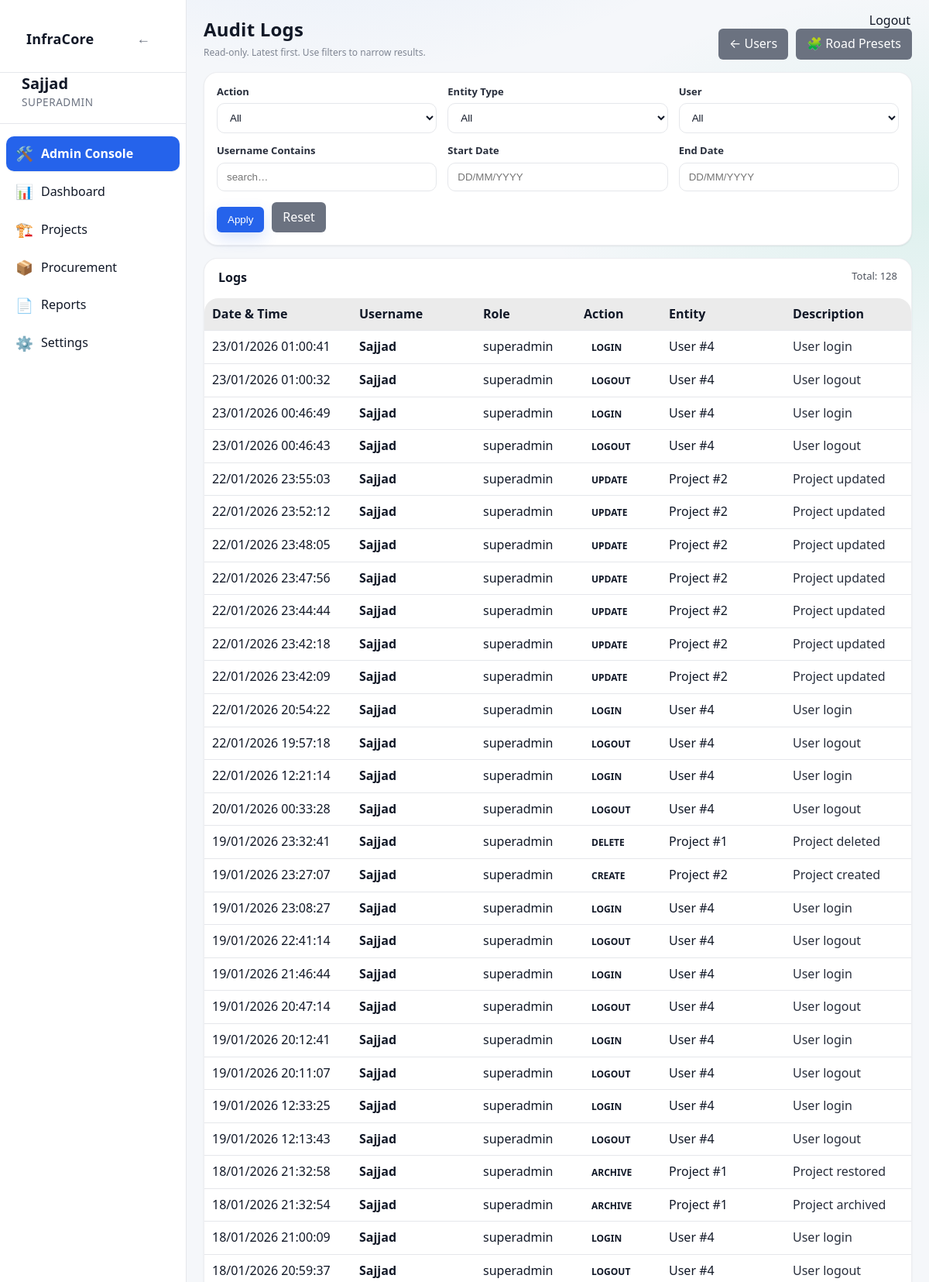
The page /admin/logs (signed in, upper part) on the database its author committed.
### app/models/activity_log.py (models this page shows)
class ActivityLog(Base):
    __tablename__ = "activity_logs"
    __table_args__ = (
        Index("ix_activity_logs_created_at", "created_at"),
        Index("ix_activity_logs_user_id", "user_id"),
    )
    id = Column(Integer, primary_key=True, index=True)
    user_id = Column(Integer, ForeignKey("users.id"), nullable=True)
    username = Column(String(150), nullable=False)
    role = Column(String(50), nullable=True)
    action = Column(String(20), nullable=False)  # CREATE, UPDATE, DELETE, ARCHIVE, LOGIN, LOGOUT
    entity_type = Column(String(50), nullable=True)  # Project, Activity, Material, User, Execution
    entity_id = Column(Integer, nullable=True)
    description = Column(Text, nullable=True)
    old_value = Column(Text, nullable=True)  # JSON string
    new_value = Column(Text, nullable=True)  # JSON string
    ip_address = Column(String(64), nullable=True)
    created_at = Column(DateTime, default=datetime.utcnow, nullable=False)
    details = Column(String, nullable=True)
    timestamp = Column(DateTime, default=datetime.utcnow)

### app/routes/admin.py (the view)
@router.get("/logs", response_class=HTMLResponse)
def audit_logs_page(
    request: Request,
    page: int = 1,
    action: str | None = None,
    entity_type: str | None = None,
    user_id: Optional[str] = Query(None),
    username: str | None = None,
    start_date: str | None = None,
    end_date: str | None = None,
    db: Session = Depends(get_db),
):
    if user_id in (None, ""):
        user_id_int = None
    else:
        try:
            user_id_int = int(user_id)
        except Exception:
            user_id_int = None
    admin = admin_guard(request)
    if not admin:
        return RedirectResponse("/dashboard", status_code=302)
    page_size = 50
    page = max(page, 1)
    q = db.query(ActivityLog)
    if action:
        q = q.filter(ActivityLog.action == action)
    if entity_type:
        q = q.filter(ActivityLog.entity_type == entity_type)
    if user_id_int is not None:
        q = q.filter(ActivityLog.user_id == user_id_int)
    if username:
        q = q.filter(ActivityLog.username.ilike(f"%{username.strip()}%"))
    def _parse_d(s: str | None) -> date | None:
        if not s:
            return None
        try:
            return parse_date_ddmmyyyy_or_iso(str(s))
        except Exception:
            return None
    sd = _parse_d(start_date)
    ed = _parse_d(end_date)
    if sd:
        q = q.filter(ActivityLog.created_at >= datetime.combine(sd, time.min))
    if ed:
        q = q.filter(ActivityLog.created_at <= datetime.combine(ed, time.max))
    total = q.count()
    logs = (
        q.order_by(ActivityLog.created_at.desc())
        .offset((page - 1) * page_size)
        .limit(page_size)
        .all()
    )
    actions = [r[0] for r in db.query(ActivityLog.action).distinct().order_by(ActivityLog.action).all() if r and r[0]]
    entity_types = [r[0] for r in db.query(ActivityLog.entity_type).distinct().order_by(ActivityLog.entity_type).all() if r and r[0]]
    users = (
        db.query(ActivityLog.user_id, ActivityLog.username)
        .filter(ActivityLog.user_id.isnot(None))
        .distinct()
        .order_by(ActivityLog.username.asc())
        .all()
    )
    return templates.TemplateResponse(
        "admin/logs.html",
        {
            "request": request,
            "user": admin,
            "logs": logs,
            "page": page,
            "page_size": page_size,
            "total": total,
            "actions": actions,
            "entity_types": entity_types,
            "users": users,
            "filters": {
                "action": action or "",
                "entity_type": entity_type or "",
                "user_id": user_id if user_id is not None else "",
                "username": username or "",
                "start_date": start_date or "",
                "end_date": end_date or "",
            },
        },
    )

### app/templates/admin/logs.html (shortened to what this page needs)
{% extends "base.html" %}
{% block content %}
<div class="page-header" style="display:flex;justify-content:space-between;align-items:flex-end;gap:12px;flex-wrap:wrap;margin-bottom:16px">
    <div>
        <h1 class="page-title" style="margin-bottom:6px">Audit Logs</h1>
        <div class="help-text">Read-only. Latest first. Use filters to narrow results.</div>
    </div>
    <div style="display:flex;gap:10px;flex-wrap:wrap">
        <a href="/admin/users" class="btn-secondary" style="text-decoration:none">← Users</a>
        <a href="/admin/presets/road" class="btn-secondary" style="text-decoration:none">🧩 Road Presets</a>
    </div>
</div>
<div class="card" style="padding:16px;margin-bottom:16px">
    <form method="get" action="/admin/logs" class="form-grid">
        <div class="form-group">
            <label>Action</label>
            <select name="action">
                <option value="">All</option>
            </select>
        </div>
        <div class="form-group">
            <label>Entity Type</label>
            <select name="entity_type">
                <option value="">All</option>
            </select>
        </div>
        <div class="form-group">
            <label>User</label>
            <select name="user_id">
                <option value="">All</option>
            </select>
        </div>
        <div class="form-group">
            <label>Username Contains</label>
            <input type="text" name="username" value="{{ filters.username }}" placeholder="search…">
        </div>
        <div class="form-group">
            <label>Start Date</label>
            <input type="text" name="start_date" value="{{ filters.start_date|ddmmyyyy }}" placeholder="DD/MM/YYYY" inputmode="numeric" pattern="[0-9]{2}/[0-9]{2}/[0-9]{4}">
        </div>
        <div class="form-group">
            <label>End Date</label>
            <input type="text" name="end_date" value="{{ filters.end_date|ddmmyyyy }}" placeholder="DD/MM/YYYY" inputmode="numeric" pattern="[0-9]{2}/[0-9]{2}/[0-9]{4}">
        </div>
        <div class="form-group" style="display:flex;align-items:flex-end;gap:10px">
            <button class="btn-primary" type="submit">Apply</button>
            <a class="btn-secondary" href="/admin/logs" style="text-decoration:none">Reset</a>
        </div>
    </form>
</div>
<div class="card" style="padding:0">
    <div style="padding:14px 18px;border-bottom:1px solid rgba(255,255,255,0.08);display:flex;justify-content:space-between;gap:12px;flex-wrap:wrap">
        <strong>Logs</strong>
        <span style="opacity:0.75;font-size:13px">
            Total: {{ total }}
        </span>
    </div>
    <table class="table" style="margin:0">
        <thead>
            <tr style="background:rgba(255,255,255,0.04)">
                <th style="width:170px">Date &amp; Time</th>
                <th style="width:140px">Username</th>
                <th style="width:110px">Role</th>
                <th style="width:90px">Action</th>
                <th style="width:140px">Entity</th>
                <th>Description</th>
            </tr>
        </thead>
        <tbody>
            {% if logs and logs|length > 0 %}
                {% for l in logs %}
                    <tr style="border-bottom:1px solid rgba(255,255,255,0.05)">
                        <td style="white-space:nowrap">{{ l.created_at|local_dt('Asia/Kolkata') }}</td>
                        <td><strong>{{ l.username }}</strong></td>
                        <td>{{ l.role or "" }}</td>
                        <td>
                            <span class="badge badge-info">{{ l.action }}</span>
                        </td>
                        <td>
                            {{ l.entity_type or "" }}
                            {% if l.entity_id %}
                                #{{ l.entity_id }}
                            {% endif %}
                        </td>
                        <td style="opacity:0.9">{{ l.description or l.details or "" }}</td>
                    </tr>
                {% endfor %}
            {% else %}
                <tr>
                    <td colspan="6" style="padding:24px;text-align:center;opacity:0.75">
                        No audit logs found for the selected filters.
                    </td>
                </tr>
            {% endif %}
        </tbody>
    </table>
</div>
{% set total_pages = (total // page_size) + (1 if total % page_size else 0) %}
{% endblock %}

### static/css/style.css (style rules this page uses)
body { font-family: Arial, Helvetica, sans-serif; margin: 0; background-color: var(--bg); color: var(--text); }
input, select, textarea { padding: 6px; border-radius: 4px; border: 1px solid var(--border); background: var(--card); color: var(--text); }
table { width: 100%; border-collapse: collapse; background: var(--card); }
th { background: rgba(0,0,0,0.05); text-align: left; }
th, td { padding: 10px; border-bottom: 1px solid var(--border); }
button, .button { padding: 6px 12px; border-radius: 4px; border: none; cursor: pointer; background: var(--btn); color: white; text-decoration: none; }
:root { --bg: #f5f7fa; --bg-secondary: #ffffff; --bg-primary: #f5f7fa; --text: #111827; --text-muted: #6b7280; --card: #ffffff; --nav: #1f2937; --border: #e5e7eb; --border-color: #e5e7eb; --btn: #2563eb; --hover-bg: rgba(37, 99, 235, 0.1); --accent-color: #2563eb; }
html, body, table, th, td, input, select, textarea, button, .button { transition: background-color 0.3s ease, color 0.3s ease, border-color 0.3s ease; }
.page-title { margin-bottom: 20px; font-size: 26px; font-weight: 600; }
.card { background: var(--card); border-radius: 10px; padding: 16px; box-shadow: 0 4px 12px rgba(0,0,0,0.06); }
.form-grid { display: grid; grid-template-columns: repeat(auto-fit, minmax(240px, 1fr)); gap: 16px; }
.form-grid label { font-size: 13px; opacity: 0.9; }
.form-grid input { width: 100%; }
.badge { padding: 4px 10px; border-radius: 12px; font-size: 12px; font-weight: bold; }

### static/css/ui_v2.css (style rules this page uses)
:root { --radius-xs: 6px; --radius-sm: 10px; --radius-md: 14px; --radius-lg: 18px; --shadow-sm: 0 1px 2px rgba(0,0,0,0.08); --shadow-md: 0 10px 30px rgba(0,0,0,0.18); --ring: 0 0 0 3px rgba(59,130,246,0.25); }
html, body { height: 100%; }
body { font-family: ui-sans-serif, system-ui, -apple-system, "Segoe UI", Roboto, Arial, "Noto Sans", "Liberation Sans", sans-serif; line-height: 1.35; }
.page-title { margin: 0 0 14px 0; font-size: 24px; font-weight: 800; letter-spacing: 0.2px; }
.card { border-radius: var(--radius-lg); box-shadow: var(--shadow-sm); border: 1px solid color-mix(in srgb, var(--border-color) 70%, transparent); }
input, select, textarea { width: 100%; box-sizing: border-box; padding: 10px 12px; border-radius: var(--radius-sm); border: 1px solid var(--border); background: color-mix(in srgb, var(--card) 88%, transparent); }
label { display:block; margin-bottom: 6px; }
.form-grid { gap: 14px; }
button, .button, .btn-primary, .btn-secondary, .btn-danger { border-radius: var(--radius-sm); }
.btn-primary, .button { box-shadow: 0 8px 20px rgba(37,99,235,0.18); }
.btn-secondary { border: 1px solid color-mix(in srgb, var(--border-color) 70%, transparent); }
.table, table { border-radius: var(--radius-lg); overflow: hidden; }
table thead th { background: color-mix(in srgb, var(--card) 92%, black 8%); }
.help-text { opacity: 0.85; }

### app/templates/base.html (style rules this page uses)
a, a:visited { color: var(--text); text-decoration: none; }
label { color: var(--text); font-weight: 600; margin-bottom: 6px; }
.help-text { font-size: 12px; color: var(--text-muted); margin-top: 6px; }
.form-grid { display: grid; grid-template-columns: repeat(auto-fit, minmax(240px, 1fr)); gap: 14px; }
.btn-primary { background: var(--btn); color: #fff; padding: 9px 14px; border-radius: 6px; border: none; cursor: pointer; }
.btn-secondary { background: #6b7280; color: #fff; padding: 9px 14px; border-radius: 6px; border: none; cursor: pointer; }

### rows shown on the page
ActivityLog: created_at|local_dt "23/01/2026 01:00:41", username "Sajjad", role "superadmin", action "LOGIN", entity_type "User", entity_id "4", description "User login"
ActivityLog: created_at|local_dt "23/01/2026 01:00:32", username "Sajjad", role "superadmin", action "LOGOUT", entity_type "User", entity_id "4", description "User logout"
ActivityLog: created_at|local_dt "23/01/2026 00:46:49", username "Sajjad", role "superadmin", action "LOGIN", entity_type "User", entity_id "4", description "User login"
ActivityLog: created_at|local_dt "23/01/2026 00:46:43", username "Sajjad", role "superadmin", action "LOGOUT", entity_type "User", entity_id "4", description "User logout"
ActivityLog: created_at|local_dt "22/01/2026 23:55:03", username "Sajjad", role "superadmin", action "UPDATE", entity_type "Project", entity_id "2", description "Project updated"
ActivityLog: created_at|local_dt "22/01/2026 23:52:12", username "Sajjad", role "superadmin", action "UPDATE", entity_type "Project", entity_id "2", description "Project updated"
ActivityLog: created_at|local_dt "22/01/2026 23:48:05", username "Sajjad", role "superadmin", action "UPDATE", entity_type "Project", entity_id "2", description "Project updated"
ActivityLog: created_at|local_dt "22/01/2026 23:47:56", username "Sajjad", role "superadmin", action "UPDATE", entity_type "Project", entity_id "2", description "Project updated"
ActivityLog: created_at|local_dt "22/01/2026 23:44:44", username "Sajjad", role "superadmin", action "UPDATE", entity_type "Project", entity_id "2", description "Project updated"
ActivityLog: created_at|local_dt "22/01/2026 23:42:18", username "Sajjad", role "superadmin", action "UPDATE", entity_type "Project", entity_id "2", description "Project updated"
ActivityLog: created_at|local_dt "22/01/2026 23:42:09", username "Sajjad", role "superadmin", action "UPDATE", entity_type "Project", entity_id "2", description "Project updated"
ActivityLog: created_at|local_dt "22/01/2026 20:54:22", username "Sajjad", role "superadmin", action "LOGIN", entity_type "User", entity_id "4", description "User login"
ActivityLog: created_at|local_dt "22/01/2026 19:57:18", username "Sajjad", role "superadmin", action "LOGOUT", entity_type "User", entity_id "4", description "User logout"
ActivityLog: created_at|local_dt "22/01/2026 12:21:14", username "Sajjad", role "superadmin", action "LOGIN", entity_type "User", entity_id "4", description "User login"
ActivityLog: created_at|local_dt "20/01/2026 00:33:28", username "Sajjad", role "superadmin", action "LOGOUT", entity_type "User", entity_id "4", description "User logout"
ActivityLog: created_at|local_dt "19/01/2026 23:32:41", username "Sajjad", role "superadmin", action "DELETE", entity_type "Project", entity_id "1", description "Project deleted"
ActivityLog: created_at|local_dt "19/01/2026 23:27:07", username "Sajjad", role "superadmin", action "CREATE", entity_type "Project", entity_id "2", description "Project created"
ActivityLog: created_at|local_dt "19/01/2026 23:08:27", username "Sajjad", role "superadmin", action "LOGIN", entity_type "User", entity_id "4", description "User login"
ActivityLog: created_at|local_dt "19/01/2026 22:41:14", username "Sajjad", role "superadmin", action "LOGOUT", entity_type "User", entity_id "4", description "User logout"
ActivityLog: created_at|local_dt "19/01/2026 21:46:44", username "Sajjad", role "superadmin", action "LOGIN", entity_type "User", entity_id "4", description "User login"
ActivityLog: created_at|local_dt "19/01/2026 20:47:14", username "Sajjad", role "superadmin", action "LOGOUT", entity_type "User", entity_id "4", description "User logout"
ActivityLog: created_at|local_dt "19/01/2026 20:12:41", username "Sajjad", role "superadmin", action "LOGIN", entity_type "User", entity_id "4", description "User login"
ActivityLog: created_at|local_dt "19/01/2026 20:11:07", username "Sajjad", role "superadmin", action "LOGOUT", entity_type "User", entity_id "4", description "User logout"
ActivityLog: created_at|local_dt "19/01/2026 12:33:25", username "Sajjad", role "superadmin", action "LOGIN", entity_type "User", entity_id "4", description "User login"
ActivityLog: created_at|local_dt "19/01/2026 12:13:43", username "Sajjad", role "superadmin", action "LOGOUT", entity_type "User", entity_id "4", description "User logout"
ActivityLog: created_at|local_dt "18/01/2026 21:32:58", username "Sajjad", role "superadmin", action "ARCHIVE", entity_type "Project", entity_id "1", description "Project restored"
ActivityLog: created_at|local_dt "18/01/2026 21:32:54", username "Sajjad", role "superadmin", action "ARCHIVE", entity_type "Project", entity_id "1", description "Project archived"
ActivityLog: created_at|local_dt "18/01/2026 21:00:09", username "Sajjad", role "superadmin", action "LOGIN", entity_type "User", entity_id "4", description "User login"
ActivityLog: created_at|local_dt "18/01/2026 20:59:37", username "Sajjad", role "superadmin", action "LOGOUT", entity_type "User", entity_id "4", description "User logout"

### other values the page prints
{{ user["username"] }} "Sajjad"
{{ total }} "128"
